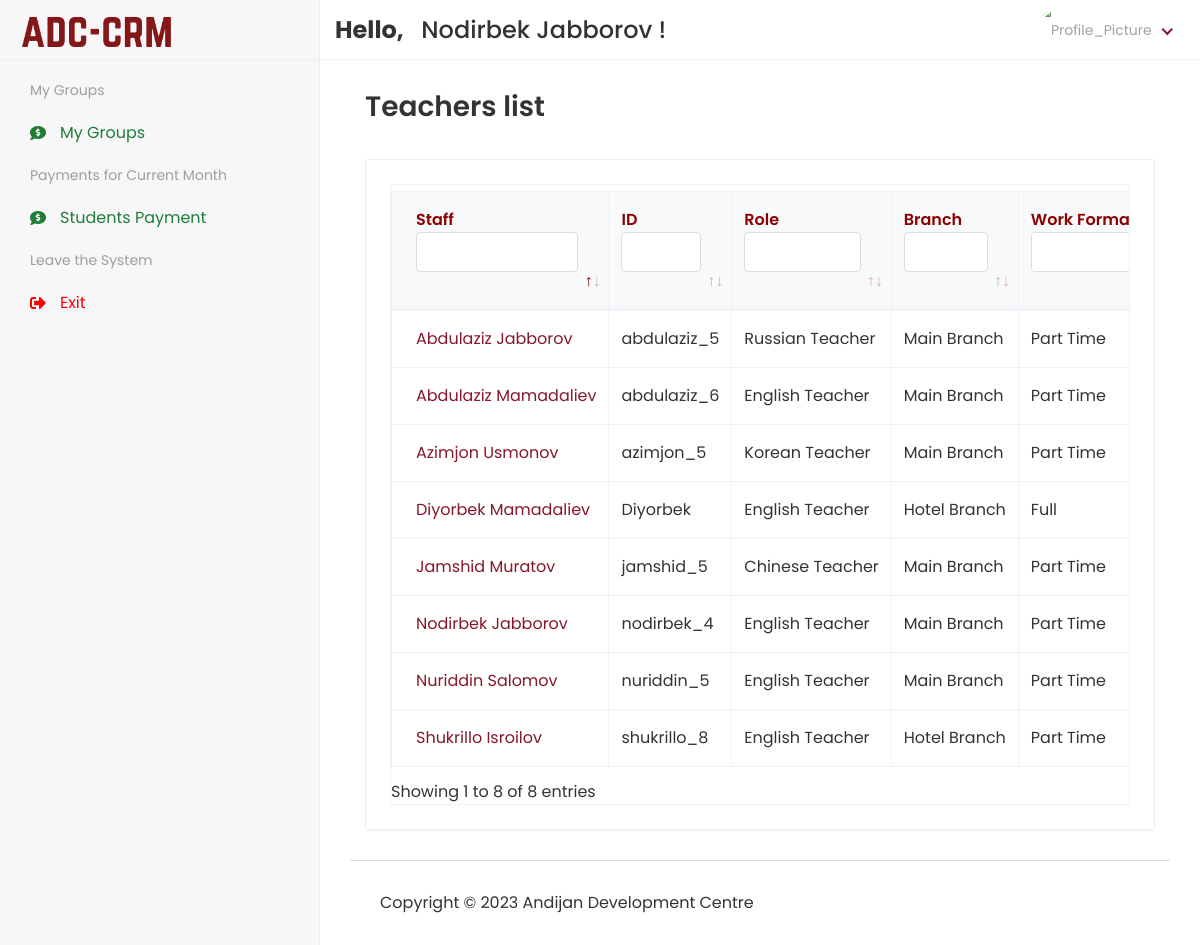
The page /Hod/Staff/Teacher (signed in) on the database its author committed.
### app/models.py (models this page shows, shortened)
class customUser(AbstractUser):
    USER = (
        (1, 'HOD'),
        (3, 'STUDENT'),
    )
    user_type = models.CharField(choices=USER, max_length=50, default=1)
    profile_pic = models.ImageField(upload_to='media/profile_pic',blank=True, null=True)

class Staff(models.Model):
    admin = models.OneToOneField(customUser, on_delete=models.CASCADE)
    department = models.CharField(max_length=50)
    role = models.CharField(max_length=100)
    fines = models.CharField(max_length=30, blank=True, null=True)
    bonus = models.CharField(max_length=30, blank=True, null=True)
    tax = models.CharField(max_length=30, blank=True, null=True)
    salary_type = models.CharField(max_length=30)
    branch = models.ForeignKey('Branch', on_delete=models.SET_NULL, blank=True, null=True)
    work_format = models.CharField(max_length=30)
    salary_amount = models.CharField(max_length=30)
    birth_date = models.DateTimeField(blank=True, null=True)
    status = models.CharField(max_length=20, blank=True, null=True)
    address = models.TextField(max_length=150, blank=True, null=True)
    mobile = models.CharField(max_length=20, blank=True, null=True)
    mobiletwo = models.CharField(max_length=20, blank=True, null=True)
    created_date = models.DateTimeField(auto_now_add=True)
    updated_date = models.DateTimeField(auto_now_add=True)

class Branch(models.Model):
    profile_pic = models.ImageField(upload_to='media/profile_pic', blank=True, null=True)
    name = models.CharField(max_length=100)
    address = models.CharField(max_length=255)
    phone_number = models.CharField(max_length=20)
    rooms = models.CharField(max_length=20, blank=True, null=True)

### ADC_school_project/Hod_Views.py (the view)
# urls.py: path('Hod/Staff/Teacher', Hod_Views.VIEW_TEACHER, name='view_teacher'),
@login_required(login_url='/')
def VIEW_TEACHER(request):
    staff = Staff.objects.filter(department='Teacher')
    context = {
        'staff': staff,
    }
    return render(request, 'Hod/view_teacher.html', context)

### templates/Hod/view_teacher.html (shortened to what this page needs)
{% extends 'base.html' %}
{% block content %}
    <div class="content container-fluid">
               <div class="page-header">
                  <div class="row align-items-center">
                     <div class="col">
                        <h3 class="page-title">Teachers list</h3>
                     </div>
                  </div>
               </div>
               <div class="row">
                  <div class="col-sm-12">
                     <div class="card card-table">
                        <div class="card-body">
                           <div class="table-responsive table-bordered table-hover">
                              <table class="data-table table">
                                    <thead class="thead-light">
                                        <tr>
                                            <th style="color: darkred">Staff</th>
                                            <th style="color: darkred">ID</th>
                                            <th style="color: darkred">Role</th>
                                            <th style="color: darkred">Branch</th>
                                            <th style="color: darkred">Work Format</th>
                                        </tr>
                                    </thead>
                                    <tbody>
                                        {% for i in staff %}
                                        <tr>
                                            <td>
                                                    <a href="{% url 'edit_staff' i.id %}">{{ i.admin.first_name }}&nbsp;{{ i.admin.last_name }}</a>
                                            </td>
                                            <td>{{ i.admin.username }}</td>
                                            <td>{{ i.role }}</td>
                                            <td>{{ i.branch.name }}</td>
                                            <td>{{ i.work_format }}</td>
                                        </tr>
                                        {% endfor %}
                                    </tbody>
                                </table>
                           </div>
                        </div>
                     </div>
                  </div>
               </div>
            </div>
{% endblock %}

### templates/includes/header.html (shortened to what this page needs)
{% load static %}
<div class="header">
            <div class="header-left">
               <a href="{% url 'hod_home' %}" class="logo">
               <img src="{% static 'assets/img/logo.png' %}" alt="Logo">
               </a>
            </div>
            <div class="top-nav-search mt-3">
                <h4>
                    <strong>
                        Hello,
                    </strong>&nbsp;<span>
                    {{ user.first_name }} {{ user.last_name }}
                </span>!</h4>
            </div>
            <ul class="nav user-menu">
               <li class="nav-item dropdown has-arrow">
                  <a href="#" class="dropdown-toggle nav-link" data-toggle="dropdown">
                      {% if user.profile_pic == "" %}
                          <span class="user-img"><img class="rounded-circle" src="{% static 'assets/img/noimg.png' %}" width="31" alt="Profile_Picture"></span>
                      {% else %}
                  <span class="user-img"><img class="rounded-circle" src="/{{ user.profile_pic }}" width="31" alt="Profile_Picture"></span>
                      {% endif %}
                  </a>
               </li>
            </ul>
         </div>

### static/assets/css/style.css (style rules this page uses)
html { height: 100%; }
body { background-color: #fff; color: #333; font-family: 'Poppins', sans-serif; font-size: 1rem; height: 100%; line-height: 1.5; overflow-x: hidden; }
h1, h2, h3, h4, h5, h6 { font-family: 'Poppins', sans-serif; margin-top: 0; }
a { color: #86172c; }
input, button, a { transition: all 0.4s ease; -moz-transition: all 0.4s ease; -o-transition: all 0.4s ease; -ms-transition: all 0.4s ease; -webkit-transition: all 0.4s ease; }
ul, ol { padding: 0px; list-style: none; }
.table { color: #333; max-width: 100%; margin-bottom: 0; width: 100%; }
.table.dataTable { border-collapse: collapse !important; border: 1px solid rgba(0, 0, 0, 0.05); }
.table thead tr th { font-weight: 600; }
.table tbody tr { border-bottom: 1px solid rgba(0, 0, 0, 0.05); }
.table-bordered { border: 1px solid rgba(0, 0, 0, 0.05) !important; }
.table-bordered th, .table-bordered td { border-color: rgba(0, 0, 0, 0.05); }
.card-table .card-body .table > thead > tr > th { border-top: 0; }
.card-table .card-body .table tr td:first-child, .card-table .card-body .table tr th:first-child { padding-left: 1.5rem; }
.card-table .table td, .card-table .table th { border-top: 1px solid #e2e5e8; padding: 1rem 0.75rem; white-space: nowrap; }
.table .thead-light th { color: #495057; background-color: #f8f9fa; border-color: #eff2f7; }
.table-responsive { display: block; width: 100%; overflow-x: auto; }
.card { border: 1px solid #ececf5; box-shadow: 0 1px 3px 0 rgba(0, 0, 0, 0.03); margin-bottom: 1.875rem; }
.card-body { padding: 1.5rem; }
.header { background-color: #fff; border-bottom: 1px solid #f3f3f4; left: 0; position: fixed; right: 0; top: 0; z-index: 1001; height: 60px; }
.header .header-left { float: left; height: 60px; padding: 0 20px; position: relative; width: 320px; z-index: 1; transition: all 0.2s ease-in-out; background-color: #f7f7fa; border-bottom: 1px solid #efefef; border-right: 1px solid #ececf5; display: flex; align-items: center; }
.header .header-left .logo { display: inline-block; line-height: 60px; }
.header .header-left .logo img { max-height: 40px; width: auto; }
.header .dropdown-toggle:after { display: none; }
.header .has-arrow .dropdown-toggle:after { border-top: 0; border-left: 0; border-bottom: 2px solid #86172c; border-right: 2px solid #86172c; content: ''; height: 8px; display: inline-block; pointer-events: none; -webkit-transform-origin: 66% 66%; -ms-transform-origin: 66% 66%; transform-origin: 66% 66%; -webkit-transform: rotate(45deg); -ms-transform: rotate(45deg); transform: rotate(45deg); -webkit-transition: all 0.15s ease-in-out; transition: all 0.15s ease-in-out; width: 8px; vertical-align: 0px; }
.user-menu { float: right; margin: 0; position: relative; z-index: 99; padding-right: 15px; }
.user-menu.nav > li > a { color: #a0a0a0; font-size: 14px; line-height: 58px; padding: 0 15px; height: 60px; }
.user-img { margin-right: 3px; position: relative; }
.top-nav-search { float: left; margin-left: 15px; }
.page-header { margin-bottom: 1.875rem; }
.page-title { font-size: 28px; font-weight: 600; color: #333; margin-bottom: 5px; }
th, td { white-space: nowrap; }

### templates/includes/header.html (style rules this page uses)
.user-img img { border-radius: 50%; width: 40px; height: 40px; object-fit: cover; }

### rows shown on the page
customUser: first_name "Nodirbek", last_name "Jabborov"
Staff: admin.first_name "Diyorbek", admin.last_name "Mamadaliev", admin.username "Diyorbek", role "English Teacher", branch.name "Hotel Branch", work_format "Full"
Staff: admin.first_name "Nodirbek", admin.last_name "Jabborov", admin.username "nodirbek_4", role "English Teacher", branch.name "Main Branch", work_format "Part Time"
Staff: admin.first_name "Azimjon", admin.last_name "Usmonov", admin.username "azimjon_5", role "Korean Teacher", branch.name "Main Branch", work_format "Part Time"
Staff: admin.first_name "Jamshid", admin.last_name "Muratov", admin.username "jamshid_5", role "Chinese Teacher", branch.name "Main Branch", work_format "Part Time"
Staff: admin.first_name "Abdulaziz", admin.last_name "Jabborov", admin.username "abdulaziz_5", role "Russian Teacher", branch.name "Main Branch", work_format "Part Time"
Staff: admin.first_name "Nuriddin", admin.last_name "Salomov", admin.username "nuriddin_5", role "English Teacher", branch.name "Main Branch", work_format "Part Time"
Staff: admin.first_name "Abdulaziz", admin.last_name "Mamadaliev", admin.username "abdulaziz_6", role "English Teacher", branch.name "Main Branch", work_format "Part Time"
Staff: admin.first_name "Shukrillo", admin.last_name "Isroilov", admin.username "shukrillo_8", role "English Teacher", branch.name "Hotel Branch", work_format "Part Time"
